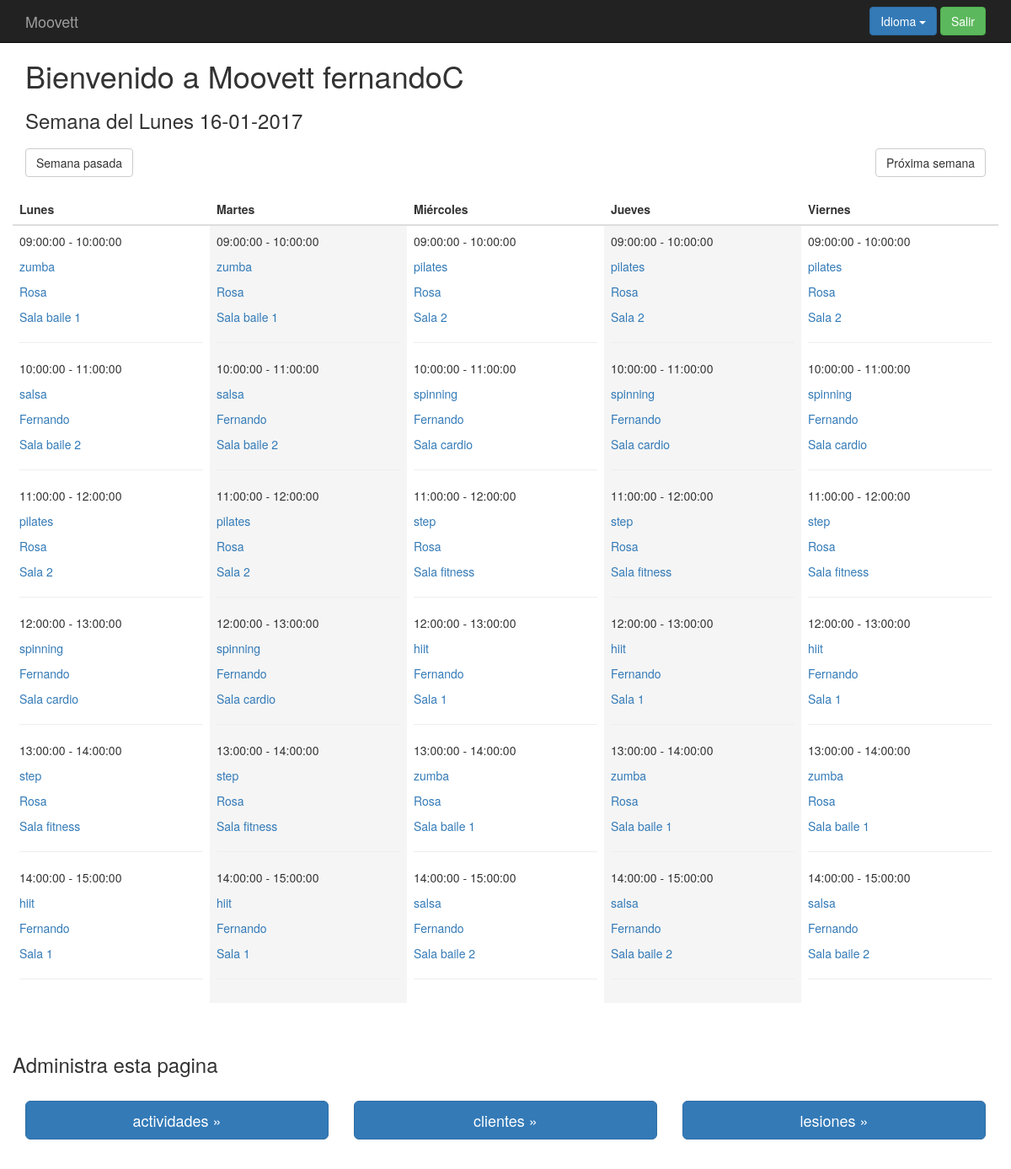
The app's page /index.php?controller=user&action=login (signed in) with its own data.
### tables this page shows
create table `horas_posibles` (
  `id` int(11) not null,
  `dia` date not null,
  `hora_inicio` time not null,
  `hora_fin` time not null,
  `rango_horario_id` int(11) not null,
  `active` tinyint(1) not null default '0'
);

### core/ViewManager.php (called while the page is built, shortened)
<?php
class ViewManager {
    private $variables = array();
    public function setVariable($varname, $value, $flash=false) {
        $this->variables[$varname] = $value;
    }
    public function getVariable($varname, $default=NULL) {
        if (!isset($this->variables[$varname])) {
            return $default;
        }
        return $this->variables[$varname];
    }
    public function render($controller, $viewname) {
        include(__DIR__."/../Views/$controller/$viewname.php");
    }
    private static $viewmanager_singleton = NULL;
    public static function getInstance() {
        if (self::$viewmanager_singleton == null) {
            self::$viewmanager_singleton = new ViewManager();
        }
        return self::$viewmanager_singleton;
    }
}

### Controllers/USER_Controller.php (called while the page is built, shortened)
<?php
require_once(__DIR__."/../core/ViewManager.php");
require_once(__DIR__."/../core/I18n.php");
require_once(__DIR__."/../Models/SESSION_Model.php");
class USER_Controller extends BaseController {
    private $userMapper;
    public function __construct() {
        $this->sessionMapper = new SESSION_Model();
        $this->userMapper = new USER_Model();
        $this->view->setLayout("default");
    }
    public function login() {
        $sessions = $this->sessionMapper->fetch_all();
        $hours = $this->sessionMapper->fetch_hours();
        $activities = $this->sessionMapper->fetch_activities();
        $events = $this->sessionMapper->fetch_events();
        $users = $this->sessionMapper->fetch_users();
        $spaces = $this->sessionMapper->fetch_spaces();
        if (isset($_POST["wk"])){
            $week=$_POST["wk"];
        }else{
          $array_date = getDate();
          $date=$array_date['year']."-".$array_date['mon']."-".$array_date['mday'];
          $week = date('W', strtotime($date));
        }
        $days1 = $this->userMapper->get_day($sessions,$hours,$activities,$events,$users,$spaces,"Monday", $week);
        $days2 = $this->userMapper->get_day($sessions,$hours,$activities,$events,$users,$spaces,"Tuesday", $week);
        $days3 = $this->userMapper->get_day($sessions,$hours,$activities,$events,$users,$spaces,"Wednesday",$week);
        $days4 = $this->userMapper->get_day($sessions,$hours,$activities,$events,$users,$spaces,"Thursday", $week);
        $days5 = $this->userMapper->get_day($sessions,$hours,$activities,$events,$users,$spaces,"Friday", $week);
        $this->view->setVariable("days1", $days1);
        $this->view->setVariable("days2", $days2);
        $this->view->setVariable("days3", $days3);
        $this->view->setVariable("days4", $days4);
        $this->view->setVariable("days5", $days5);
        $this->view->setVariable("week", $week);
        $this->view->setVariable("user_controllers", $this->user_controllers($this->currentUserId));
        $this->view->render("user", "USER_LOGIN_Vista");
    }
    private function user_controllers($userid){
        return $this->checkPerms->user_controllers($userid);
    }
}

### index.php (called while the page is built, shortened)
<?php
function run() {
    try{
        $controller = loadController($_GET["controller"]);
        $actionName = $_GET["action"];
        $controller->$actionName();
    } catch(Exception $ex) {
        die($ex->getMessage());
  }
}
function loadController($controllerName) {
    return new $controllerClassName();
}
run();
?>

### core/I18n.php (called while the page is built, shortened)
<?php
class I18n {
  private $messages;
  public function setLanguage($language) {
    $this->messages = $i18n_messages;
  }
  public function i18n($key) {
    if (isset($this->messages[$key])){
      return $this->messages[$key];
    }else{
      return $key;
    }
  }
  private static $i18n_singleton = null;
  public static function getInstance() {
    if (self::$i18n_singleton == NULL) {
      self::$i18n_singleton = new I18n();
    }
    return self::$i18n_singleton;
  }
}
function i18n($key) {
  return I18n::getInstance()->i18n($key);
}

### Models/SESSION_Model.php (called while the page is built, shortened)
<?php
require_once(__DIR__."/../core/PDOConnection.php");
class SESSION_Model {
    private $db;
    public function __construct() {
        $this->db = PDOConnection::getInstance();
    }
    public function fetch_hours(){
        $sql = $this->db->prepare("SELECT * FROM horas_posibles");
        $sql->execute();
        $list_db = $sql->fetchAll(PDO::FETCH_ASSOC);
        if ($list_db!= NULL) {
            return $list_db;
        } else {
            return NULL;
        }
    }
}

### core/PDOConnection.php (called while the page is built)
<?php
class PDOConnection {
    private static $dbhost = "127.0.0.1";
    private static $dbname = "moovett";
    private static $dbuser = "moovett";
    private static $dbpass = "moovett";
    private static $db_singleton = null;
    public static function getInstance() {
        if (self::$db_singleton == null) {
            self::$db_singleton = new PDO(
                "mysql:host=".self::$dbhost.";dbname=".self::$dbname.";charset=utf8",
                self::$dbuser,
                self::$dbpass,
                array(
                    PDO::ATTR_EMULATE_PREPARES => false,
                    PDO::ATTR_ERRMODE => PDO::ERRMODE_EXCEPTION
                )
            );
        }
        return self::$db_singleton;
    }
}
?>

### Views/user/USER_LOGIN_Vista.php (the view, shortened to what this page needs)
<?php
require_once(__DIR__."/../../core/ViewManager.php");
$view = ViewManager::getInstance();
$restrictions = array('userperm', 'profileperm','physiotherapisthour','invoiceline');
$currentuser = $view->getVariable("currentusername");
$controllers = $view->getVariable("user_controllers");
$days1= $view->getVariable("days1");
$days2= $view->getVariable("days2");
$days3= $view->getVariable("days3");
$days4= $view->getVariable("days4");
$days5= $view->getVariable("days5");
?>
  <div class="jumbotrone">
	   <div class="container">
	      <?php if (isset($currentuser)): ?>
		    <h1><?= sprintf(i18n("Welcome to Moovett %s"), $currentuser);$c=-1 ?></h1>
        <?php  foreach ($days1 as $day => $value) {
              $c++;
              if($c<1){
                $date = new dateTime($value["fecha"]);
                $format = $date->format('d-m-Y');
                ?>
                <h3><?= i18n("Week of Monday ").$format ?></h3>
            <?php }}?>
          <div class="corner top-buffer">
            <form action="index.php?controller=user&amp;action=login" method="POST">
              <button type="submit" class="btn btn-default"><?= i18n("Last week") ?></button>
            </form>
           <form action="index.php?controller=user&amp;action=login" method="POST">
             <button type="submit" class="btn btn-default"><?= i18n("Next week") ?></button>
           </form>
       </div>
<div class="row top-buffer">
<table class="table">
  <thead>
    <tr>
      <th><?= i18n("Monday") ?></th>
      <th><?= i18n("Tuesday") ?></th>
      <th><?= i18n("Wednesday") ?></th>
      <th><?= i18n("Thursday") ?></th>
      <th><?= i18n("Friday") ?></th>
    </tr>
  </thead>
  <tbody>
    <tr>
      <td>
      <?php foreach ($days1 as $day => $value) {?>
            <p><?php echo $value["hora_inicio"]." - ".$value["hora_fin"]."\n" ?></p>
            <?php if($value["actividad"]){?>
              <p><a href="index.php?controller=activity&amp;action=showone&amp;id=<?php echo $value["actividad_id"] ?>"><?php echo $value["actividad"] ?></a><p>
            <?php } else { ?>
              <p><a href="index.php?controller=event&amp;action=showone&amp;id=<?php echo $value["evento_id"] ?>"><?php echo $value["evento"] ?></a><p>
            <?php } ?>
            <p><a href="index.php?controller=user&amp;action=showone&amp;id=<?php echo $value["user_id"] ?>"><?php echo $value["user"] ?></a><p>
            <p><a href="index.php?controller=space&amp;action=showone&amp;id=<?php echo $value["space_id"] ?>"><?php echo $value["space"] ?></a><p>
            <hr>
        <?php }?>
        </td>
        <td class="active">
          <?php foreach ($days2 as $day => $value) {?>
              <p><?php echo $value["hora_inicio"]." - ".$value["hora_fin"] ?></p>
              <?php if($value["actividad"]){?>
                <p><a href="index.php?controller=activity&amp;action=showone&amp;id=<?php echo $value["actividad_id"] ?>"><?php echo $value["actividad"] ?></a><p>
              <?php } else { ?>
                <p><a href="index.php?controller=event&amp;action=showone&amp;id=<?php echo $value["evento_id"] ?>"><?php echo $value["evento"] ?></a><p>
              <?php } ?>
              <p><a href="index.php?controller=user&amp;action=showone&amp;id=<?php echo $value["user_id"] ?>"><?php echo $value["user"] ?></a><p>
              <p><a href="index.php?controller=space&amp;action=showone&amp;id=<?php echo $value["space_id"] ?>"><?php echo $value["space"]."\n" ?></a><p>
              <hr>
          <?php }?>
        </td>
        <td>
          <?php foreach ($days3 as $day => $value) {?>
              <p><?php echo $value["hora_inicio"]." - ".$value["hora_fin"] ?></p>
              <?php if($value["actividad"]){?>
                <p><a href="index.php?controller=activity&amp;action=showone&amp;id=<?php echo $value["actividad_id"] ?>"><?php echo $value["actividad"] ?></a><p>
              <?php } else { ?>
                <p><a href="index.php?controller=event&amp;action=showone&amp;id=<?php echo $value["evento_id"] ?>"><?php echo $value["evento"] ?></a><p>
              <?php } ?>
              <p><a href="index.php?controller=user&amp;action=showone&amp;id=<?php echo $value["user_id"] ?>"><?php echo $value["user"] ?></a><p>
              <p><a href="index.php?controller=space&amp;action=showone&amp;id=<?php echo $value["space_id"] ?>"><?php echo $value["space"]."\n" ?></a><p>
              <hr>
          <?php }?>
        </td>
        <td class="active">
          <?php foreach ($days4 as $day => $value) {?>
              <p><?php echo $value["hora_inicio"]." - ".$value["hora_fin"]."\n" ?></p>
              <?php if($value["actividad"]){?>
                <p><a href="index.php?controller=activity&amp;action=showone&amp;id=<?php echo $value["actividad_id"] ?>"><?php echo $value["actividad"] ?></a><p>
              <?php } else { ?>
                <p><a href="index.php?controller=event&amp;action=showone&amp;id=<?php echo $value["evento_id"] ?>"><?php echo $value["evento"] ?></a><p>
              <?php } ?>
              <p><a href="index.php?controller=user&amp;action=showone&amp;id=<?php echo $value["user_id"] ?>"><?php echo $value["user"]."\n" ?></a><p>
              <p><a href="index.php?controller=space&amp;action=showone&amp;id=<?php echo $value["space_id"] ?>"><?php echo $value["space"]."\n" ?></a><p>
              <hr>
          <?php }?>
        </td>
        <td>
          <?php foreach ($days5 as $day => $value) {?>
              <p><?php echo $value["hora_inicio"]." - ".$value["hora_fin"]."\n" ?></p>
              <?php if($value["actividad"]){?>
                <p><a href="index.php?controller=activity&amp;action=showone&amp;id=<?php echo $value["actividad_id"] ?>"><?php echo $value["actividad"] ?></a><p>
              <?php } else { ?>
                <p><a href="index.php?controller=event&amp;action=showone&amp;id=<?php echo $value["evento_id"] ?>"><?php echo $value["evento"] ?></a><p>
              <?php } ?>
              <p><a href="index.php?controller=user&amp;action=showone&amp;id=<?php echo $value["user_id"] ?>"><?php echo $value["user"]."\n" ?></a><p>
              <p><a href="index.php?controller=space&amp;action=showone&amp;id=<?php echo $value["space_id"] ?>"><?php echo $value["space"]."\n" ?></a><p>
              <hr>
          <?php }?>
        </td>
      </tr>
  </tbody>
</table>
</div>
  <div class="row top-buffer">
    <p><h3><?= i18n("Administer this site") ?></h3></p>
  </div>
    <div class="row top-buffer">
	    <?php foreach ($controllers as $controller) {?>
            <?php if (!in_array($controller, $restrictions)): ?>
        <div class="col-sm-4 form-group" >
          <a class="btn btn-primary btn-lg btn-block" href="index.php?controller=<?php echo $controller ?>&amp;action=show" role="button"><?= i18n($controller) ?>s &raquo;</a>
        </div>
            <?php endif ?>
      <?php }?>
    </div>
	    <?php else: ?>
	      <h1><?= i18n("Welcome to Moovett") ?></h1>
              <p><?= i18n("Please Login") ?></p>
	     <?php endif ?>
      </div>
    </div>

### css/style.css (style rules this page uses)
body { padding-top: 50px; padding-bottom: 20px; }
.corner { display: flex; justify-content: space-between; }
.top-buffer { margin-top:20px; }

### records on screen
horas_posibles: hora_inicio "10:00:00", hora_fin "11:00:00", actividad "salsa", user "Fernando", space "Sala baile 2"
horas_posibles: hora_inicio "11:00:00", hora_fin "12:00:00", actividad "pilates", user "Rosa", space "Sala 2"
horas_posibles: hora_inicio "12:00:00", hora_fin "13:00:00", actividad "spinning", user "Fernando", space "Sala cardio"
horas_posibles: hora_inicio "13:00:00", hora_fin "14:00:00", actividad "step", user "Rosa", space "Sala fitness"
horas_posibles: hora_inicio "10:00:00", hora_fin "11:00:00", actividad "salsa", user "Fernando", space "Sala baile 2"
horas_posibles: hora_inicio "11:00:00", hora_fin "12:00:00", actividad "pilates", user "Rosa", space "Sala 2"
horas_posibles: hora_inicio "12:00:00", hora_fin "13:00:00", actividad "spinning", user "Fernando", space "Sala cardio"
horas_posibles: hora_inicio "13:00:00", hora_fin "14:00:00", actividad "step", user "Rosa", space "Sala fitness"
horas_posibles: hora_inicio "09:00:00", hora_fin "10:00:00", actividad "pilates", user "Rosa", space "Sala 2"
horas_posibles: hora_inicio "10:00:00", hora_fin "11:00:00", actividad "spinning", user "Fernando", space "Sala cardio"
horas_posibles: hora_inicio "11:00:00", hora_fin "12:00:00", actividad "step", user "Rosa", space "Sala fitness"
horas_posibles: hora_inicio "12:00:00", hora_fin "13:00:00", actividad "hiit", user "Fernando", space "Sala 1"
horas_posibles: hora_inicio "14:00:00", hora_fin "15:00:00", actividad "salsa", user "Fernando", space "Sala baile 2"
horas_posibles: hora_inicio "09:00:00", hora_fin "10:00:00", actividad "pilates", user "Rosa", space "Sala 2"
horas_posibles: hora_inicio "10:00:00", hora_fin "11:00:00", actividad "spinning", user "Fernando", space "Sala cardio"
horas_posibles: hora_inicio "11:00:00", hora_fin "12:00:00", actividad "step", user "Rosa", space "Sala fitness"
horas_posibles: hora_inicio "12:00:00", hora_fin "13:00:00", actividad "hiit", user "Fernando", space "Sala 1"
horas_posibles: hora_inicio "14:00:00", hora_fin "15:00:00", actividad "salsa", user "Fernando", space "Sala baile 2"
horas_posibles: hora_inicio "09:00:00", hora_fin "10:00:00", actividad "pilates", user "Rosa", space "Sala 2"
horas_posibles: hora_inicio "10:00:00", hora_fin "11:00:00", actividad "spinning", user "Fernando", space "Sala cardio"
horas_posibles: hora_inicio "11:00:00", hora_fin "12:00:00", actividad "step", user "Rosa", space "Sala fitness"
horas_posibles: hora_inicio "12:00:00", hora_fin "13:00:00", actividad "hiit", user "Fernando", space "Sala 1"
horas_posibles: hora_inicio "13:00:00", hora_fin "14:00:00", actividad "zumba", user "Rosa", space "Sala baile 1"
horas_posibles: hora_inicio "14:00:00", hora_fin "15:00:00", actividad "salsa", user "Fernando", space "Sala baile 2"

### other values on screen
i18n("Language") "Idioma"
i18n("Logout") "Salir"
sprintf(i18n("Welcome to Moovett %s"), $currentuser) "Bienvenido a Moovett fernandoC"
$format "16-01-2017"
i18n("Last week") "Semana pasada"
i18n("Next week") "Próxima semana"
i18n("Monday") "Lunes"
i18n("Tuesday") "Martes"
i18n("Wednesday") "Miércoles"
i18n("Thursday") "Jueves"
i18n("Friday") "Viernes"
$value["hora_inicio"] "09:00:00"
$value["hora_fin"] "10:00:00"
$value["actividad"] "zumba"
$value["user"] "Rosa"
